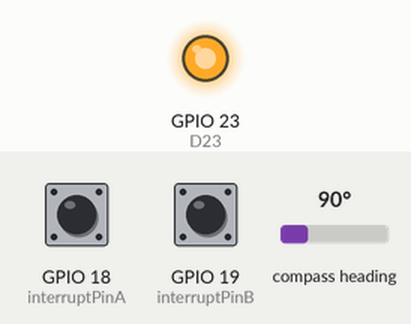
Bench run of a sketch on a simulated ESP32. Shown: output pins drawn as LEDs (lit = HIGH). The inputs (shaded band) are chosen by the test bench; at power-on: compass heading 90°, GPIO 18 (interruptPinA) HIGH, GPIO 19 (interruptPinB) HIGH. WiFi joins after 1.5 s; servers stay silent unless stated; nothing arrives over Bluetooth unless stated; the modem accepts every AT command (registered, SIM ready, sends succeed) and sends nothing else; pins used as bus, display or sensor lines are not drawn; what the sketch prints to the serial monitor is not drawn.

Above: at 2.8 s.
2.9 s: compass heading set to 7°
5.7 s: compass heading set to 180°
At 6.0 s:
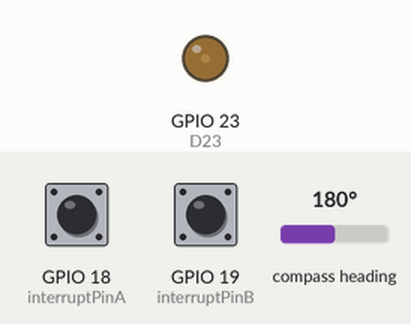
8.7 s: compass heading set to 56°
At 9.01 s:
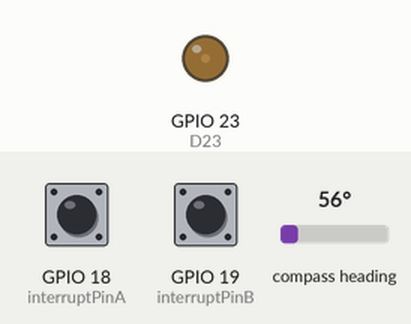
Timing chart, 0 to 11.8 s (numbered marks = the images above; inputs shaded):
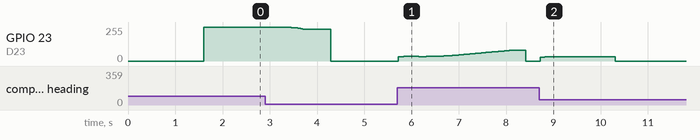

The sketch:

MRAC_SEND.ino
```cpp
#include <QMC5883LCompass.h>
#include <Wire.h>
#include <Ticker.h>
#include "BluetoothSerial.h"
#include <WiFi.h>
#include <ESPmDNS.h>
#include <WiFiUdp.h>
#include <ArduinoOTA.h>
Ticker Timer1;
Ticker Timer2;
Ticker Timer3;
Ticker Timer4;
Ticker Timer5;
Ticker Timer6;
#define pi 3.1416
//*************OTA***************
//const char* ssid    = "ERICK";
//const char* password = "29082908";
const char* ssid    = "HUAWEIE";
const char* password = "12345678";
//*******************************
const int D23 = 23;             // PWM
const int D4 = 4;             // SIGNO CW CCW
const int interruptPinA = 18; //D5 CANAL A
const int interruptPinB = 19;
bool PinA, PinB;
float t, s, ms, SPo=0.0, SPoO, RPM, w;
const int frecuencia = 25000;
const int canal = 0;      //0-15 16canales
const int resolucion = 8; //0-255
//int DutyCicle,DutyCicleInverso;
float DutyCicle,DutyCicleInverso;
//float Kp = 0.2, Ki = 1.0, Kd = 0.00000;
//float Kp = 0.15, Ki = 0.1, Kd = 0.009; //con protoboards este era bueno
float Kp = 0.06, Ki = 0.1, Kd = 0.001;
float u=0.0, e=0.0, up, ui, ud, e_1, ui_1, u_abs;
volatile long EncoderCount = 0;
//**********PID Orientación***********
float KpO = 40, KiO = 0.0, KdO = 0.9; //ki= 1.5 se malogra, kp=40 decente, antes del filtro se tenia Kp=50     0.23     70   0.025
float uO = 0.0, eO = 0.0, upO, uiO, udO, e_1O, ui_1O, u_absO;
//************************************
//FILTRO PASABAJAS 6HZ Fc VELOCIDAD
float M1 , M2, rk, rk1, rk2, Out;
float b0 = 0.00299103;//0.00249377;//0.00299103;
float b1 = 0.00299103;//0.00249377;//0.00299103;
float a0 = 1.0;//1.0;
float a1 = -0.99401795;//-0.99501247;//-0.99401795;
//************************************
//FILTRO PASABAJAS 10HZ Fc ORIENTACIÓN
float MO1 , MO2, rOk, rOk1, rOk2, OutO;
float bO0 = 0.0;
float bO1 = 0.0198013266932447;
float aO0 = 1.0;
float aO1 = -0.980198673306755;
//************************************
//**************MRAC**********************************************************************************************
float eM=0.0,BP,BI,BD,uP,uI,uD;
float GammaP=-0.000000001;//-0.0000001;
float GammaI=-0.00000004,GammaD=0.0000000000000001;
float OutM,OutP,OutI,OutD;
//PROBAR CON 8 SEG DE ESTABLECIMIENTO
float TiempoEst = 8.0;
float Amortiguamiento = 0.7, alpha = 0.1;
float FrecNat = 4.0/Amortiguamiento/TiempoEst ;
// MODELO DE REFERENCIA
float M1M , M2M, rkM, rk1M, rk2M;
float b0M = 0.00;
float b1M = 0.00246702830614498;//6.271909515344530e-04;//1.581141871640755e-04;//1.62830358489683e-05;//4.07619314183456e-06;//1.01972805775648e-06;//2.55017017215136e-07;//0.000100205025180565;
float b2M = 0.00238614186238073;//6.168241502112873e-04;//1.568020359555196e-04;//1.62396722372427e-05;//4.07076183848479e-06;//1.01904846558111e-06;//2.54932025707953e-07;//-0.0000996950761376422;
float a0M = 1.0;
float a1M = -1.89998424786743;//-1.949985409398968;//-1.974994995805213;//-1.99199939212897;//-1.99599984238901;//-1.99799995989081;//-1.99899998988433;
float a2M = 0.904837418035959;//0.951229424500714;//0.975309912028333;//0.992031914837061;//0.996007989343992;//0.998001998667333;//0.999000499833375;
//*******************************
// KP
float M1P , M2P, rkP, rk1P, rk2P;
float b0P = 0.00;
float b1P = 0.000999500081633501;
float b2P = -0.000999500081633501;
float a0P = 1.0;
float a1P = -1.99899998988433;
float a2P = 0.999000499833376;
//******************************
// KI
float M1I , M2I, rkI, rk1I, rk2I;
float b0I = 0.00;
float b1I = 4.99833353741666e-07;
float b2I = 4.99666770387588e-07;
float a0I = 1.0;
float a1I = -1.99899998988433;
float a2I = 0.999000499833375;
//****************************
// KD
float M1D , M2D, rkD, rk1D, rk2D;
float b0D = 0.00;
float b1D = -1.99999974498298;
float b2D = 0.999999744982983;
float a0D = 1.0;
float a1D = -1.99899998988433;
float a2D = 0.999000499833375;
//****************
// Integrador P
float OutAP, rkAP, rk1AP;
float b0AP = 0.00;
float b1AP = 0.001;
float a1AP = -1.00;
//****************************
// Integrador I
float OutAI, rkAI, rk1AI;
//***************************
// Integrador D
float OutAD, rkAD, rk1AD;
//**************************
// DERIVADOR DE RPM
float OutRPM, Out_1RPM;
//*************************
// Integrador ERROR
float OutE, rkE, rk1E;
//**************************
//************************************
//************Bluetooth***************
BluetoothSerial SerialBT;
const int sizedata = 50;
uint8_t send_data[sizedata];
String MACadd = "EC:62:60:9E:33:E6";//Write Drone side MAC address
uint8_t address[6]  = {0xEC, 0x62, 0x60, 0x9E, 0x33, 0xE6};//Write Drone side MAC address in HEX
bool connected;
int SPo_d,SPo_f,SPo_s,SPo_2p,SPo_2u;
int e_d,e_f,e_s,e_2p,e_2u;
int Out_d,Out_f,Out_s,Out_2p,Out_2u;
int RPM_d,RPM_f,RPM_s,RPM_2p,RPM_2u;
int Ori_d,Ori_f,Ori_s,Ori_2p,Ori_2u;

int SPoO_d,SPoO_f,SPoO_s,SPoO_2p,SPoO_2u;
int eO_d,eO_f,eO_s,eO_2p,eO_2u;
int uO_d,uO_f,uO_s,uO_2p,uO_2u;

int OutAP_d,OutAP_f,OutAP_s,OutAP_2p,OutAP_2u;
int OutAI_d,OutAI_f,OutAI_s,OutAI_2p,OutAI_2u;
int OutAD_d,OutAD_f,OutAD_s,OutAD_2p,OutAD_2u;

int OutM_d,OutM_f,OutM_s,OutM_2p,OutM_2u;
//************************************
//****Magnetómetro********
/*
MechaQMC5883 qmc;
int x,y,z;
float acimut,geografico;
float declination = -6.20;
*/
float u_pos,e_p,Geo_fix;
QMC5883LCompass compass;
double azimut;
double anguloConvertido;
//************************
void ICACHE_RAM_ATTR onTimer1() {
  ms = ms + 1;
  if (ms == 1000.00) {ms = 0.0; s = s + 1;}
  t    = s + ms / 1000.00;

  w = w + 1.0;
  if (w == 100.00) {
    RPM = EncoderCount * 1.71;
    EncoderCount = 0.0;
    w = 0.0;
  }

  /*
  if (t < 5.0) SPo = 0.0;
  if ((t >= 5.00) && (t < 70.0)) SPo = 200.0;
  if ((t >= 70.0) && (t < 150.0)) SPo = ((3000.0 - 200.0) / (150.0 - 70.0)) * (t - 70.0) + 200.0;
  if ((t >= 150.0) && (t < 170.0)) SPo = 3000.0;
  if ((t >= 170.0) && (t < 190.0)) SPo = ((1000.0 - 3000.0) / (190.0 - 170.0)) * (t - 170.0) + 3000.0;
  if ((t >= 190.0) && (t < 210.0)) SPo = 1000.0;
  if ((t >= 210.0) && (t < 250.0)) SPo = ((-200 - 1000.0) / (250.0 - 210.0)) * (t - 210.0) + 1000.0;
  if ((t >= 250.0) && (t < 280.0)) SPo = -200;
  if ((t >= 280.0) && (t < 320.0)) SPo = ((-1000 + 200.0) / (320.0 - 280.0)) * (t - 280.0) - 200.0;
  if ((t >= 320.0) && (t < 360.0)) SPo = -1000;
  if ((t >= 360.0) && (t < 400.0)) SPo = ((0 + 1000.0) / (400.0 - 360.0)) * (t - 360.0) - 1000.0;
  if (t >= 400.0) {t = 0.0;ms = 0, s = 0;}
  */

 if (t < 60.0) SPoO = 80.0;
 if ((t >= 60.0) && (t < 120.0)) SPoO = 100.0;
// if ((t >= 80.0) && (t < 150.0)) SPoO = 120.0;

//  if ((t >= 50.0) && (t < 70.0)) SPoO = ((200.0 - 50.0) / (70.0 - 50.0))*(t - 50.0) + 50.0;
 // if ((t >= 70.0) && (t < 90.0)) SPoO = 200.0;
 // if ((t >= 90.0) && (t < 110.0)) SPoO = ((280.0 - 200.0) / (110.0 - 90.0))*(t - 90.0) + 200.0;
 // if ((t >= 110.0) && (t < 130.0)) SPoO = 280.0;
 // if ((t >= 130.0) && (t < 150.0)) SPoO = ((350.0 - 280.0) / (150.0 - 130.0))*(t - 130.0) + 280.0;
 // if ((t >= 150.0) && (t < 170.0)) SPoO = 350;
 // if ((t >= 170.0) && (t < 190.0)) SPoO = ((20.0 - 350.0) / (190.0 - 170.0))*(t - 170.0) + 350.0;
 // if ((t >= 190.0) && (t < 210.0)) SPoO = 20;
  if (t >= 120.0) {t = 0.0;ms = 0, s = 0;}
  //***************CONTROL DE ORIENTACIÓN*************
  //eO = SPoO - geografico;
  eO =  anguloConvertido - SPoO;
  //Control Proporcional Orientación
  upO = KpO * eO;
  //upO = constrain (upO, -3000.0, 3000.0);
  //Control Integral Orientación
  uiO = eO * 0.001 + ui_1O;
  ui_1O = uiO;
  uiO = KiO * uiO;
  uiO = constrain(uiO, -3000.0, 3000.0);
  //Control Derivativo Orientación
  udO = (eO - e_1O) / 0.001;
  e_1O = eO;
  //udO = constrain(udO, -3000.0, 3000.0);
  udO = KdO * udO;
  uO = upO + uiO + udO;
  uO = constrain(uO, -3000.0, 3000.0);
  //***************CONTROL DE VELOCIDAD***************
  //********************
  Out = constrain(Out, -3000.0, 3000.0);

  e = uO - Out;
  //e = OutO - Out;
  //e = SPo - Out;
  eM = Out - OutM;
  BP = OutP*eM*GammaP;
  BI = OutI*eM*GammaI;
  BD = OutD*eM*GammaD;
  if (OutAP<0) {OutAP=0;}
  else {OutAP = OutAP;}
  uP = OutAP*e;
  uP = constrain(uP, -255.0, 255.0);
  if (OutAI<0) {OutAI=0;}
  else {OutAI = OutAI;}
  uI = OutAI*OutE;
  uI = constrain(uI, -255.0, 255.0);
  //if (OutAD<0) {OutAD=0;}
  //else {OutAD = OutAD;}
  uD = OutAD*OutRPM;
  uD = constrain(uD, -255.0, 255.0);
  u = uP + uI + uD;
  //********************
  //Signo
  if (u >= 0) {
    digitalWrite(D4, HIGH);
  }
  else {
    digitalWrite(D4, LOW);
  }
  u_abs = abs(u);
  if (u_abs >= 255) {
    u_abs = 255;
  }
  else {
    u_abs = u_abs;
  }
  u_abs = constrain(u_abs, 0, 255); //174 de límite quizas arregle el problema de que aveces el motor se detiene
  DutyCicle = u_abs; // 248 se detiene
  DutyCicleInverso = 255 - DutyCicle;
}

void ICACHE_RAM_ATTR onTimer2() {
  Out = rk * b0 + M2;
  rk  = RPM - M1;
  //rk2 = rk1;
  rk1 = rk;
  M1  = rk1 * a1; //+rk2*a2;
  M2  = rk1 * b1; //+rk2*b2;
  Out = constrain(Out, -3000.0, 3000.0);

  OutO = rOk * bO0 + MO2;
  rOk  = uO - MO1;
  //rk2 = rk1;
  rOk1 = rOk;
  MO1  = rOk1 * aO1; //+rk2*a2;
  MO2  = rOk1 * bO1; //+rk2*b2;
  OutO = constrain(OutO, -3000.0, 3000.0);
}

void ICACHE_RAM_ATTR onTimer3() {
  SerialBT.write(send_data, sizedata);
}

void ICACHE_RAM_ATTR onTimer4() {

  //KP
  rkP = e - M1P;
  OutP = rkP*b0P + M2P;
  rk2P = rk1P;
  rk1P = rkP;
  M1P = rk1P*a1P + rk2P*a2P;
  M2P = rk1P*b1P + rk2P*b2P;
  //***********************
  //KI
  rkI = e - M1I;
  OutI = rkI*b0I + M2I;
  rk2I = rk1I;
  rk1I = rkI;
  M1I = rk1I*a1I + rk2I*a2I;
  M2I = rk1I*b1I + rk2I*b2I;
  //***********************
  //KD
  rkD = Out - M1D;
  OutD = rkD*b0D + M2D;
  rk2D = rk1D;
  rk1D = rkD;
  M1D = rk1D*a1D + rk2D*a2D;
  M2D = rk1D*b1D + rk2D*b2D;
  //***********************
  //INTEGRADOR P
  OutAP = rkAP*b0AP + rk1AP*b1AP;
  rkAP = BP - rk1AP*a1AP;
  rk1AP = rkAP;
  //INTEGRADOR I
  OutAI = rkAI*b0AP + rk1AI*b1AP;
  rkAI = BI - rk1AI*a1AP;
  rk1AI = rkAI;
  if (OutAI<0) {OutAI=0;}
  else {OutAI = OutAI;}
  //INTEGRADOR D
  OutAD = rkAD*b0AP + rk1AD*b1AP;
  rkAD = BD - rk1AD*a1AP;
  rk1AD = rkAD;
  //if (OutAD<0) {OutAD=0;}
  //else {OutAD = OutAD;}
  //************************
  //DERIVADOR RPM
  OutRPM = (Out - Out_1RPM)/0.001;
  Out_1RPM = Out;
  //***********************
  //INTEGRADOR ERROR
  OutE = rkE*b0AP + rk1E*b1AP;
  rkE = e - rk1E*a1AP;
  rk1E = rkE;
  //************************
}

void ICACHE_RAM_ATTR onTimer5() {
  //MODELO DE REFERENCIA
  //rkM = SPo - M1M;
  rkM = uO - M1M;
  //rkM = OutO - M1M;
  OutM = rkM*b0M + M2M;
  rk2M = rk1M;
  rk1M = rkM;
  M1M = rk1M*a1M + rk2M*a2M;
  M2M = rk1M*b1M + rk2M*b2M;
  //********************
}

void ICACHE_RAM_ATTR onTimer6() {
  //Magentómetro**********
  compass.read();
  azimut = compass.getAzimuth();
  anguloConvertido = convertirRango(azimut);
}

void ICACHE_RAM_ATTR ISR_EncoderA() {
  PinB = digitalRead(interruptPinB);
  PinA = digitalRead(interruptPinA);

  if (PinB == LOW) {
    if (PinA == HIGH) {
      EncoderCount++;
    }
    else {
      EncoderCount--;
    }
  }

  else {
    if (PinA == HIGH) {
      EncoderCount--;
    }
    else {
      EncoderCount++;
    }
  }
}

void ICACHE_RAM_ATTR ISR_EncoderB() {
  bool PinB = digitalRead(interruptPinA);
  bool PinA = digitalRead(interruptPinB);

  if (PinA == LOW) {
    if (PinB == HIGH) {
      EncoderCount--;
    }
    else {
      EncoderCount++;
    }
  }

  else {
    if (PinB == HIGH) {
      EncoderCount++;
    }
    else {
      EncoderCount--;
    }
  }
}

void setup() {
  Serial.begin(9600);
  //**************OTA*******************
  WiFi.mode(WIFI_STA);
  WiFi.begin(ssid, password);
  Serial.print("Conectando...");
  while (WiFi.status()!= WL_CONNECTED) {
    delay(500);
    Serial.print(".");
  }
  ArduinoOTA.setPort(3232);
  ArduinoOTA.setHostname("Cubesat");
  ArduinoOTA.setPassword("Cubesat");

  ArduinoOTA.onStart([]() {
    String type;
    if (ArduinoOTA.getCommand() == U_FLASH) {
      type = "sketch";
    } else {  // U_FS
      type = "filesystem";
    }

    Serial.println("Iniciando Programación " + type);
  });
  ArduinoOTA.onEnd([]() {
    Serial.println("\nTerminando");
  });
  ArduinoOTA.onProgress([](unsigned int progress, unsigned int total) {
    Serial.printf("Progreso: %u%%\r", (progress / (total / 100)));
  });
  ArduinoOTA.onError([](ota_error_t error) {
    Serial.printf("Error[%u]: ", error);
    if (error == OTA_AUTH_ERROR) {
      Serial.println("Auth Failed");
    } else if (error == OTA_BEGIN_ERROR) {
      Serial.println("Begin Failed");
    } else if (error == OTA_CONNECT_ERROR) {
      Serial.println("Connect Failed");
    } else if (error == OTA_RECEIVE_ERROR) {
      Serial.println("Receive Failed");
    } else if (error == OTA_END_ERROR) {
      Serial.println("End Failed");
    }
  });

  ArduinoOTA.begin();

  Serial.println("Listo");
  Serial.print("Dirección IP: ");
  Serial.println(WiFi.localIP());
  //************************************
  //**************Bluetooth*************
  SerialBT.begin("ESP32test", true);
  Serial.println("The device started in master mode, make sure remote BT device is on!");
  connected = SerialBT.connect(address);
  if(connected) {
    Serial.println("Connected Succesfully!");
  } else {
    while(!SerialBT.connected(10000)) {
      Serial.println("Failed to connect. Make sure remote device is available and in range, then restart app.");
    }
  }
  // disconnect() may take upto 10 secs max
  if (SerialBT.disconnect()) {
    Serial.println("Disconnected Succesfully!");
  }
  // this would reconnect to the name(will use address, if resolved) or address used with connect(name/address).
  SerialBT.connect();
//*************************************************
  Wire.begin(21,22);
  //qmc.init();
  compass.init();
  ledcSetup(canal,frecuencia,resolucion);
  ledcAttachPin(D23,canal);
  Timer1.attach_ms(1, onTimer1);
  Timer2.attach_ms(1, onTimer2);
  Timer3.attach_ms(100, onTimer3);
  Timer4.attach_ms(1, onTimer4);
  Timer5.attach_ms(25, onTimer5);
  Timer6.attach_ms(40, onTimer6);
  pinMode(D4, OUTPUT);
  pinMode(interruptPinA, INPUT_PULLUP);
  pinMode(interruptPinB, INPUT_PULLUP);
  attachInterrupt(digitalPinToInterrupt(interruptPinA), ISR_EncoderA, CHANGE);
  attachInterrupt(digitalPinToInterrupt(interruptPinB), ISR_EncoderB, CHANGE);
  //Serial.println("SPo,RPM,e,u");
}

uint8_t calculate_checksum(uint8_t *data) {
  uint8_t checksum = 0;
  checksum |= 0b11000000 & data[1];
  checksum |= 0b00110000 & data[2];
  checksum |= 0b00001100 & data[3];
  checksum |= 0b00000011 & data[4];

  checksum |= 0b10100000 & data[5];
  checksum |= 0b01010000 & data[6];
  checksum |= 0b00101000 & data[7];
  checksum |= 0b00010100 & data[8];

  checksum |= 0b10010000 & data[9];
  checksum |= 0b01001000 & data[10];
  checksum |= 0b00100100 & data[11];
  checksum |= 0b00010010 & data[12];
  checksum |= 0b00001001 & data[13];

  checksum |= 0b10001000 & data[14];
  checksum |= 0b01000100 & data[15];
  checksum |= 0b00100010 & data[16];
  checksum |= 0b00010001 & data[17];
  checksum |= 0b11100000 & data[18];
  checksum |= 0b01110000 & data[19];
  checksum |= 0b00111000 & data[20];

  checksum |= 0b00011100 & data[21];
  checksum |= 0b00001110 & data[22];
  checksum |= 0b00000111 & data[23];
  checksum |= 0b11110000 & data[24];

  checksum |= 0b01111000 & data[25];
  checksum |= 0b00111100 & data[26];
  checksum |= 0b00011110 & data[27];
  checksum |= 0b00001111 & data[28];
  checksum |= 0b11111000 & data[29];
  checksum |= 0b01111100 & data[30];
  checksum |= 0b00111110 & data[31];
  checksum |= 0b00011111 & data[32];
  //********************************
  checksum |= 0b10101000 & data[33];
  checksum |= 0b01010100 & data[34];
  checksum |= 0b00101010 & data[35];
  checksum |= 0b00010101 & data[36];

  checksum |= 0b01100000 & data[37];
  checksum |= 0b00011000 & data[38];
  checksum |= 0b00000110 & data[39];
  checksum |= 0b10101010 & data[40];

  checksum |= 0b01010101 & data[41];
  checksum |= 0b11000001 & data[42];
  checksum |= 0b11100001 & data[43];
  checksum |= 0b11110001 & data[44];

  checksum |= 0b10000001 & data[45];
  checksum |= 0b10000011 & data[46];
  checksum |= 0b10000111 & data[47];
  checksum |= 0b10001111 & data[48];

  return checksum;
}
/*
int convertirRango(int angulo) {
  // Asegurar que el ángulo esté en el rango de -180 a 180
  angulo = angulo % 360;
  // Convertir el rango de -180 a 180 a 0 a 360
  if (angulo < 0) {angulo += 360;}
  return angulo;
}
*/
double convertirRango(double angulo) {
  // Asegurar que el ángulo esté en el rango de -180 a 180
  angulo = fmod(angulo, 360.0d);
  // Convertir el rango de -180 a 180 a 0 a 360
  if (angulo < 0) {angulo += 360.0d;}
  return angulo;
}

void obtenerPartes(float numero, int &parteEntera, int &parteFraccionaria, int &signo,int &parteSuperior, int &parteInferior) {
  parteEntera = int(numero);                 // Obtener la parte entera
  parteFraccionaria = abs(int((numero-parteEntera) * 100)); // Obtener la parte fraccionaria (abs para asegurarse de que sea positiva)
  signo = (numero >= 0) ? 1 : 0;            // Obtener el signo (1 para positivo, 0 para negativo)
  parteInferior = abs(parteEntera % 100); // Obtener los dos dígitos menos significativos
  parteSuperior = abs((parteEntera / 100) % 100); // Obtener los dos dígitos más significativos
}

void obtenerPartesDEC(float numero, int &parteEntera, int &parteFraccionaria, int &signo,int &parteSuperior, int &parteInferior) {
  parteEntera = int(numero);                 // Obtener la parte entera
  parteFraccionaria = abs(int((numero-parteEntera) * 10000)); // Obtener la parte fraccionaria (abs para asegurarse de que sea positiva)
  signo = (numero >= 0) ? 1 : 0;            // Obtener el signo (1 para positivo, 0 para negativo)
  parteInferior = abs(parteFraccionaria % 100); // Obtener los dos dígitos menos significativos
  parteSuperior = abs((parteFraccionaria / 100) % 100); // Obtener los dos dígitos más significativos
}

void loop() {
  ArduinoOTA.handle();

  ledcWrite(canal,DutyCicleInverso);
  //ledcWrite(canal,240);
  obtenerPartes(SPo,SPo_d,SPo_f,SPo_s,SPo_2p,SPo_2u);
  obtenerPartes(Out,Out_d,Out_f,Out_s,Out_2p,Out_2u);
  obtenerPartes(e,e_d,e_f,e_s,e_2p,e_2u);
  //obtenerPartes(DutyCicleInverso,DutyCicleInverso_d,DutyCicleInverso_f,DutyCicleInverso_s);
  obtenerPartes(RPM,RPM_d,RPM_f,RPM_s,RPM_2p,RPM_2u);
  obtenerPartes(anguloConvertido,Ori_d,Ori_f,Ori_s,Ori_2p,Ori_2u);
  obtenerPartes(SPoO,SPoO_d,SPoO_f,SPoO_s,SPoO_2p,SPoO_2u);
  obtenerPartes(eO,eO_d,eO_f,eO_s,eO_2p,eO_2u);
  obtenerPartes(uO,uO_d,uO_f,uO_s,uO_2p,uO_2u);

  obtenerPartesDEC(OutAP,OutAP_d,OutAP_f,OutAP_s,OutAP_2p,OutAP_2u);
  obtenerPartesDEC(OutAI,OutAI_d,OutAI_f,OutAI_s,OutAI_2p,OutAI_2u);
  obtenerPartesDEC(OutAD,OutAD_d,OutAD_f,OutAD_s,OutAD_2p,OutAD_2u);

  obtenerPartes(OutM,OutM_d,OutM_f,OutM_s,OutM_2p,OutM_2u);


  send_data[0] = 'T';
  send_data[1] = SPo_2p;
  send_data[2] = SPo_2u;
  send_data[3] = SPo_f;
  send_data[4] = SPo_s;
  send_data[5] = Out_2p;
  send_data[6] = Out_2u;
  send_data[7] = Out_f;
  send_data[8] = Out_s;
  send_data[9] = e_2p;
  send_data[10] = e_2u;
  send_data[11] = e_f;
  send_data[12] = e_s;
  send_data[13] = int(DutyCicleInverso);
  send_data[14] = RPM_2p;
  send_data[15] = RPM_2u;
  send_data[16] = RPM_f;
  send_data[17] = RPM_s;
  send_data[18] = Ori_2p;
  send_data[19] = Ori_2u;
  send_data[20] = Ori_f;
  send_data[21] = SPoO_2p;
  send_data[22] = SPoO_2u;
  send_data[23] = SPoO_f;
  send_data[24] = SPoO_s;

  send_data[25] = eO_2p;
  send_data[26] = eO_2u;
  send_data[27] = eO_f;
  send_data[28] = eO_s;

  send_data[29] = uO_2p;
  send_data[30] = uO_2u;
  send_data[31] = uO_f;
  send_data[32] = uO_s;

  //*********************
  send_data[33] = OutAP_d;
  send_data[34] = OutAP_2p;
  send_data[35] = OutAP_2u;
  send_data[36] = OutAP_s;

  send_data[37] = OutAI_d;
  send_data[38] = OutAI_2p;
  send_data[39] = OutAI_2u;
  send_data[40] = OutAI_s;

  send_data[41] = OutAD_d;
  send_data[42] = OutAD_2p;
  send_data[43] = OutAD_2u;
  send_data[44] = OutAD_s;

  send_data[45] = OutM_2p;
  send_data[46] = OutM_2u;
  send_data[47] = OutM_f;
  send_data[48] = OutM_s;
  send_data[sizedata-1] = calculate_checksum(send_data);
}
```

Measured:
- after the input at 5.7 s, GPIO 23 (D23): 0/255 → 33/255 at once, → 34/255 0.11 s later, → 33/255 0.32 s later, → 34/255 0.16 s later, … (51 changes in this stretch)
- after the input at 8.7 s, GPIO 23 (D23): 0/255 → 30/255 at once, → 31/255 0.09 s later, → 32/255 0.41 s later, → 0/255 1.1 s later
